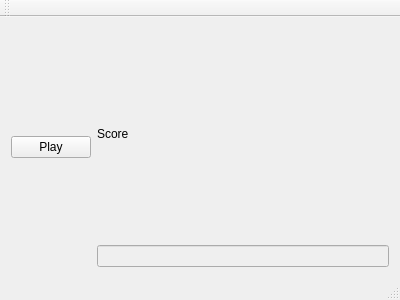
<?xml version="1.0" encoding="UTF-8"?>
<ui version="4.0">
 <class>MainWindow</class>
 <widget class="QMainWindow" name="MainWindow">
  <property name="geometry">
   <rect>
    <x>0</x>
    <y>0</y>
    <width>400</width>
    <height>300</height>
   </rect>
  </property>
  <property name="windowTitle">
   <string>MainWindow</string>
  </property>
  <widget class="QWidget" name="centralWidget">
   <layout class="QGridLayout" name="gridLayout_2">
    <item row="1" column="0">
     <layout class="QGridLayout" name="gridLayout"/>
    </item>
    <item row="0" column="0">
     <layout class="QHBoxLayout" name="horizontalLayout">
      <item>
       <layout class="QVBoxLayout" name="verticalLayout">
        <item>
         <widget class="QPushButton" name="pushButton">
          <property name="text">
           <string>Play</string>
          </property>
         </widget>
        </item>
       </layout>
      </item>
      <item>
       <layout class="QVBoxLayout" name="verticalLayout_3">
        <item>
         <widget class="QLabel" name="label">
          <property name="text">
           <string>Score</string>
          </property>
         </widget>
        </item>
        <item>
         <widget class="QLineEdit" name="lineEdit">
          <property name="enabled">
           <bool>false</bool>
          </property>
         </widget>
        </item>
       </layout>
      </item>
     </layout>
    </item>
   </layout>
  </widget>
  <widget class="QMenuBar" name="menuBar">
   <property name="geometry">
    <rect>
     <x>0</x>
     <y>0</y>
     <width>400</width>
     <height>21</height>
    </rect>
   </property>
  </widget>
  <widget class="QToolBar" name="mainToolBar">
   <attribute name="toolBarArea">
    <enum>TopToolBarArea</enum>
   </attribute>
   <attribute name="toolBarBreak">
    <bool>false</bool>
   </attribute>
  </widget>
  <widget class="QStatusBar" name="statusBar"/>
 </widget>
 <layoutdefault spacing="6" margin="11"/>
 <resources/>
 <connections/>
</ui>
